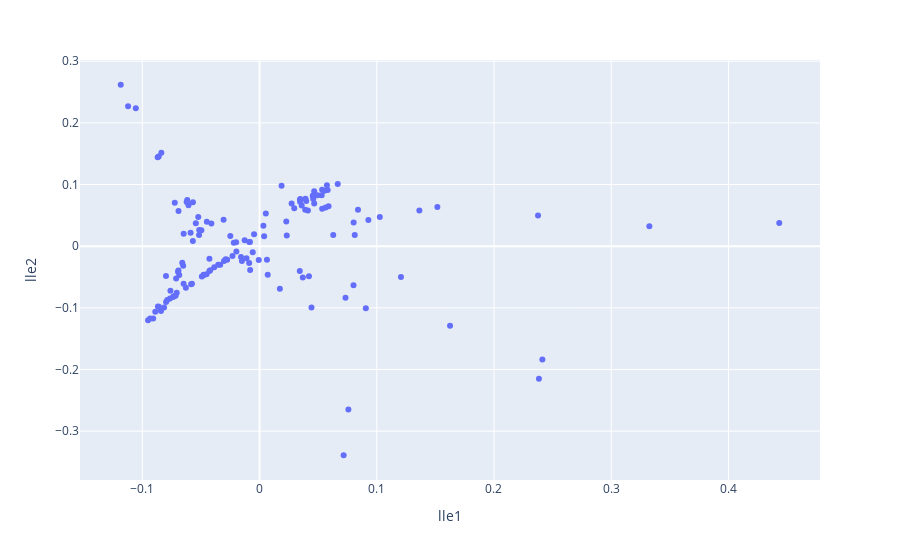

The code cell stored with this chart in its notebook:
### Code cell
fig = px.scatter(dfX, x="lle1", y="lle2",
                 hover_name="Country Name")

fig.show()

### Figure 1 — Plotly figure (JSON) as saved in the notebook; plotly's stock layout.template omitted (floating-point values rounded to 4 significant figures; data arrays with more than 128 entries replaced by an {"elided": "..."} marker saying what was removed)
{"data": [{"hovertemplate": "<b>%{hovertext}</b><br><br>lle1=%{x}<br>lle2=%{y}<extra></extra>", "hovertext": {"elided": "138 str values"}, "legendgroup": "", "marker": {"color": "#636efa", "symbol": "circle"}, "mode": "markers", "name": "", "showlegend": false, "type": "scatter", "x": {"elided": "138 float values"}, "xaxis": "x", "y": {"elided": "138 float values"}, "yaxis": "y"}], "layout": {"legend": {"tracegroupgap": 0}, "margin": {"t": 60}, "xaxis": {"anchor": "y", "domain": [0, 1], "title": {"text": "lle1"}}, "yaxis": {"anchor": "x", "domain": [0, 1], "title": {"text": "lle2"}}}}
